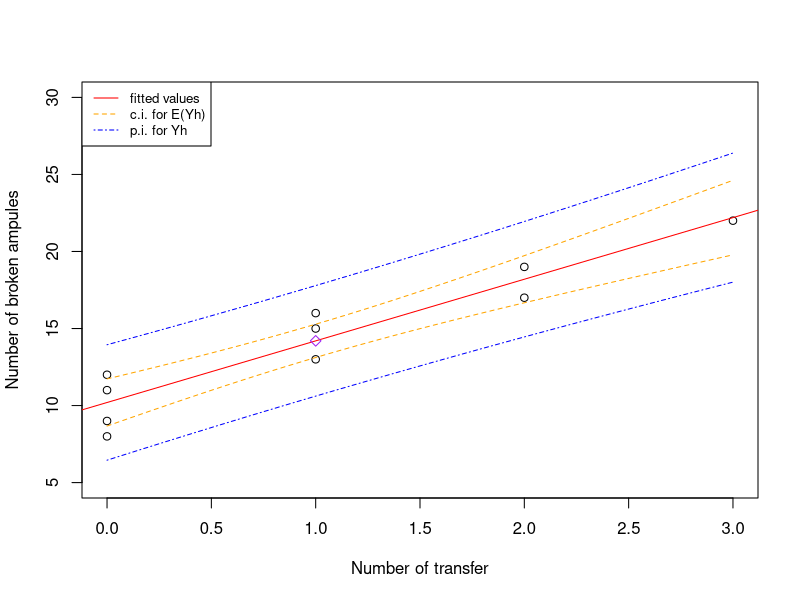

Here is the R script that generated this plot:
## ---- chunk 1
knitr::opts_chunk$set(
	error = FALSE,
	message = FALSE,
	warning = FALSE
)
## ---- chunk 2
#Read data of Problem 1.21 in textbook
setwd("~/books/108s21/Discussion/datasets")#set working directory to "datasets" folder
data1 = read.table("airfreight+breakage.txt")
Y = data1[,1]
X = data1[,2]
n = length(X)
## ---- chunk 3
#Get least square estimates:
fit=lm(Y~X)
b0hat = fit$coefficients[[1]] 
b1hat = fit$coefficients[[2]] 
## ---- chunk 4
#MSE
mse= summary(fit)$sigma^2
#estimated mean response given xh=3:
xh = 3
yhat = b0hat + b1hat*xh#xh is a new observation 
yhat
se.yhat = sqrt(mse*(1/n+ (xh - mean(X))^2/sum((X - mean(X))^2)))
se.yhat
## ---- chunk 5
alpha = 0.05
p = 1-alpha/2
critical.value = qt(p, n-2)
yhat.lb = yhat - critical.value*se.yhat
yhat.ub = yhat + critical.value*se.yhat
c(yhat.lb, yhat.ub)
## ---- chunk 6
predict(fit, newdata=data.frame(X=3), interval="confidence",level = 0.95)
## ---- chunk 7
pse.yhat = sqrt(mse*(1+1/n+ (xh - mean(X))^2/sum((X - mean(X))^2)))
pse.yhat
#Construct prediction interval using pse.yhat
ypred.lb = yhat - critical.value*pse.yhat
ypred.ub = yhat + critical.value*pse.yhat
c(ypred.lb, ypred.ub)
## ---- chunk 8
predict(fit, newdata=data.frame(X=3), interval="prediction",level = 0.95)
## ---- chunk 9
m=4
s.predmean = sqrt(mse*(1/m + 1/n + (xh - mean(X))^2/sum((X - mean(X))^2)))
s.predmean
#lower bound for average of predicted y
mean.pred.lb = yhat - critical.value*s.predmean
#upper bound for average of predicted y
mean.pred.ub = yhat + critical.value*s.predmean
#prediction confidence interval for the mean 
c(mean.pred.lb, mean.pred.ub)
#prediction confidence interval for total 
c(m*mean.pred.lb, m*mean.pred.ub)
## ---- chunk 10
#Fitted line
plot(X,Y,ylim=c(5,30),xlab = "Number of transfer",ylab = "Number of broken ampules")
abline(fit, col="red")

newx <- seq(0,3, by=0.05)#create a gid of new x values
#Confidence interval for E(Yh)
conf_interval <- predict(fit, newdata=data.frame(X=newx), interval="confidence", level = 0.95)
lines(newx, conf_interval[,2], col="orange", lty=2)
lines(newx, conf_interval[,3], col="orange", lty=2)

#Prediction interval for Yh
pred_interval <- predict(fit, newdata=data.frame(X=newx), interval="prediction", level = 0.95)
lines(newx, pred_interval[,2], col="blue", lty=4)
lines(newx, pred_interval[,3], col="blue", lty=4)
legend("topleft", legend=c("fitted values", "c.i. for E(Yh)", "p.i. for Yh"),
       col=c("red", "orange", "blue"), lty=c(1,2,4),cex=0.8)
points(mean(X),mean(Y), col="purple",pch=5)
